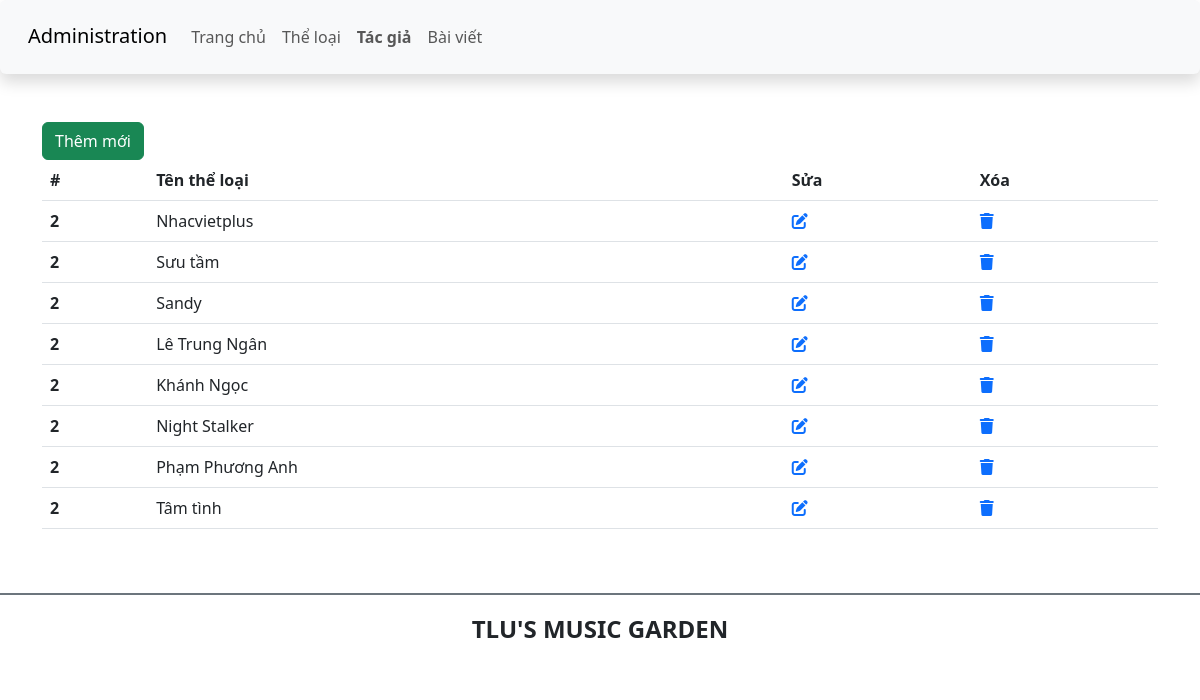
The app's page /admin/author.php with its own data.
### tables this page shows
CREATE TABLE `tacgia` (
  `ma_tgia` int(10) UNSIGNED NOT NULL,
  `ten_tgia` varchar(100) NOT NULL,
  `hinh_tgia` varchar(100) DEFAULT NULL
);

### admin/author.php (the view, shortened to what this page needs)
<?php include 'header_ad.php' ?>
<?php
$conn = connectDB();
if ($conn) {
    $sql = "SELECT ten_tgia FROM tacgia";
    $stmt = $conn->prepare($sql);
    $stmt->execute();
    $authors= $stmt->fetchAll();
} else {
    echo 'Connection failure!';
}
?>
<main class="container mt-5 mb-5">
    <div class="row">
        <div class="col-sm">
            <a href="add_category.php" class="btn btn-success">Thêm mới</a>
            <table class="table">
                <thead>
                <tr>
                    <th scope="col">#</th>
                    <th scope="col">Tên thể loại</th>
                    <th>Sửa</th>
                    <th>Xóa</th>
                </tr>
                </thead>
                <tbody>
                <?php
                foreach ($authors as $index =>$author) {
                    echo '
                        <tr>
                            <th scope="row">2</th>
                            <td>'.$author["ten_tgia"].'</td>
                            <td>
                                <a href="edit_category.php?id=2"><i class="fa-solid fa-pen-to-square"></i></a>
                            </td>
                            <td>
                                <a href=""><i class="fa-solid fa-trash"></i></a>
                            </td>
                        </tr>
                     ';
                }
                ?>
                </tbody>
            </table>
        </div>
    </div>
</main>
<?php include 'footer_ad.php' ?>

### records on screen
tacgia: ten_tgia "Nhacvietplus"
tacgia: ten_tgia "Sưu tầm"
tacgia: ten_tgia "Sandy"
tacgia: ten_tgia "Lê Trung Ngân"
tacgia: ten_tgia "Khánh Ngọc"
tacgia: ten_tgia "Night Stalker"
tacgia: ten_tgia "Phạm Phương Anh"
tacgia: ten_tgia "Tâm tình"
